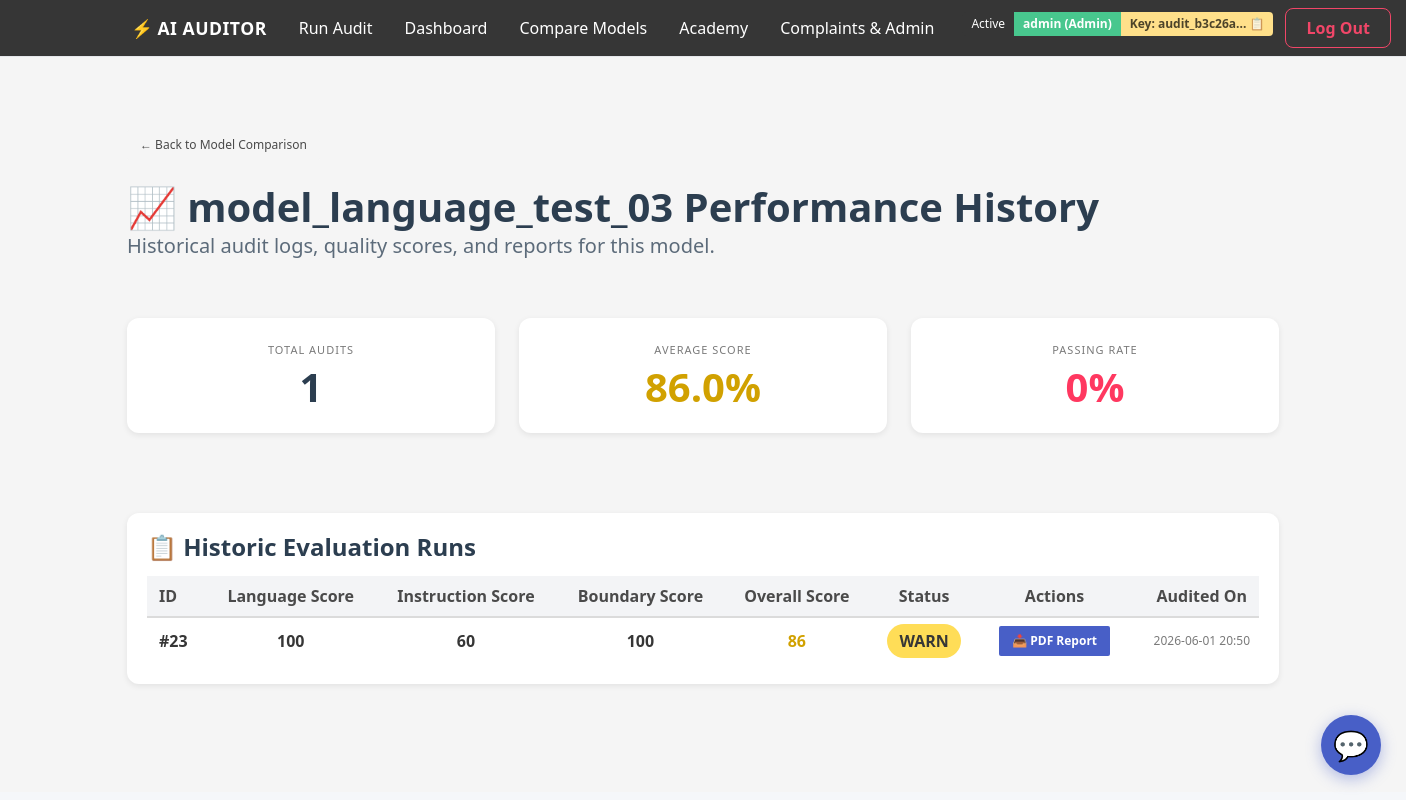
Screenshot of /model/model_language_test_03 (signed in) with the database file from the repository.
### tables this page shows
CREATE TABLE users (
        id INTEGER PRIMARY KEY AUTOINCREMENT,
        username TEXT UNIQUE,
        password TEXT,
        role TEXT
    , api_key TEXT);

CREATE TABLE audits (
        id INTEGER PRIMARY KEY AUTOINCREMENT,
        model_name TEXT,
        language_score INTEGER,
        instruction_score INTEGER,
        boundary_score INTEGER,
        overall_score INTEGER,
        status TEXT,
        created_at TEXT
    );

### app.py (the view)
@app.route("/model/<model_name>")
@login_required
def model_history(model_name):
    audits = get_audits_by_model(model_name)
    total = len(audits)
    if total > 0:
        avg_score = sum(a[5] for a in audits) / total
        passes = sum(1 for a in audits if a[6] == 'PASS')
        pass_rate = int((passes / total) * 100)
    else:
        avg_score = 0
        pass_rate = 0
    stats = {
        "total": total,
        "avg_score": round(avg_score, 1),
        "pass_rate": pass_rate
    }
    return render_template(
        "model_history.html",
        model_name=model_name,
        audits=audits,
        stats=stats
    )

### app.py (called while the page is built)
@app.context_processor
def inject_api_key():
    if 'user' in session:
        api_key = get_api_key_by_username(session['user'])
        return dict(user_api_key=api_key)
    return dict(user_api_key=None)

def login_required(f):
    @wraps(f)
    def decorated_function(*args, **kwargs):
        if 'user' not in session:
            return redirect(url_for('login', next=request.url))
        return f(*args, **kwargs)
    return decorated_function

### audit_storage_db.py (called while the page is built)
def get_connection():
    return sqlite3.connect(DB_NAME)

def get_audits_by_model(model_name):
    conn = get_connection()
    cur = conn.cursor()
    cur.execute("SELECT * FROM audits WHERE model_name = ? ORDER BY id DESC", (model_name,))
    rows = cur.fetchall()
    conn.close()
    return rows

def get_api_key_by_username(username):
    conn = get_connection()
    cur = conn.cursor()
    cur.execute("SELECT api_key FROM users WHERE username = ?", (username,))
    row = cur.fetchone()
    conn.close()
    if row:
        return row[0]
    return None

### templates/model_history.html
{% extends "base.html" %}
{% block content %}
<div class="main-container">
    <div class="mb-5">
        <a href="/compare" class="button is-light is-small">
            <span>← Back to Model Comparison</span>
        </a>
    </div>
    <div class="columns is-vcentered mb-6">
        <div class="column">
            <h1 class="title is-2">📈 {{ model_name }} Performance History</h1>
            <p class="subtitle is-5">Historical audit logs, quality scores, and reports for this model.</p>
        </div>
    </div>
    <div class="columns mb-6">
        <div class="column">
            <div class="audit-card has-text-centered py-5">
                <p class="heading has-text-grey font-weight-bold">Total Audits</p>
                <p class="title is-2 font-weight-bold" style="color: #2c3e50;">{{ stats.total }}</p>
            </div>
        </div>
        <div class="column">
            <div class="audit-card has-text-centered py-5">
                <p class="heading has-text-grey font-weight-bold">Average Score</p>
                <p class="title is-2 font-weight-bold" style="color: {% if stats.avg_score >= 90 %}#23d160{% elif stats.avg_score >= 70 %}#d1a100{% else %}#ff3860{% endif %};">
                    {{ stats.avg_score }}%
                </p>
            </div>
        </div>
        <div class="column">
            <div class="audit-card has-text-centered py-5">
                <p class="heading has-text-grey font-weight-bold">Passing Rate</p>
                <p class="title is-2 font-weight-bold" style="color: {% if stats.pass_rate >= 90 %}#23d160{% elif stats.pass_rate >= 70 %}#d1a100{% else %}#ff3860{% endif %};">
                    {{ stats.pass_rate }}%
                </p>
            </div>
        </div>
    </div>
    <div class="audit-card">
        <h2 class="title is-4 mb-4">📋 Historic Evaluation Runs</h2>
        <div class="table-container">
            <table class="table is-fullwidth is-striped is-hoverable">
                <thead>
                    <tr>
                        <th class="has-text-grey-dark">ID</th>
                        <th class="has-text-centered has-text-grey-dark">Language Score</th>
                        <th class="has-text-centered has-text-grey-dark">Instruction Score</th>
                        <th class="has-text-centered has-text-grey-dark">Boundary Score</th>
                        <th class="has-text-centered has-text-grey-dark">Overall Score</th>
                        <th class="has-text-centered has-text-grey-dark">Status</th>
                        <th class="has-text-centered has-text-grey-dark">Actions</th>
                        <th class="has-text-right has-text-grey-dark">Audited On</th>
                    </tr>
                </thead>
                <tbody>
                    {% for a in audits %}
                    <tr>
                        <td class="is-vcentered" style="font-weight: 700;">#{{ a[0] }}</td>
                        <td class="is-vcentered has-text-centered" style="font-weight: 600;">{{ a[2] }}</td>
                        <td class="is-vcentered has-text-centered" style="font-weight: 600;">{{ a[3] }}</td>
                        <td class="is-vcentered has-text-centered" style="font-weight: 600;">{{ a[4] }}</td>
                        <td class="is-vcentered has-text-centered" style="font-weight: 700;">
                            <span style="color: {% if a[5] >= 90 %}#23d160{% elif a[5] >= 70 %}#d1a100{% else %}#ff3860{% endif %};">
                                {{ a[5] }}
                            </span>
                        </td>
                        <td class="is-vcentered has-text-centered">
                            {% if a[6] == 'PASS' %}
                                <span class="status-pass" style="font-weight: 700;">PASS</span>
                            {% elif a[6] == 'WARNING' %}
                                <span class="status-warning" style="font-weight: 700;">WARN</span>
                            {% else %}
                                <span class="status-fail" style="font-weight: 700;">FAIL</span>
                            {% endif %}
                        </td>
                        <td class="is-vcentered has-text-centered">
                            <a href="/reports/audit_{{ model_name }}.pdf" class="button is-link is-small" download>
                                📥 PDF Report
                            </a>
                        </td>
                        <td class="is-vcentered has-text-right is-size-7 has-text-grey">{{ a[7][:16]|replace('T', ' ') }}</td>
                    </tr>
                    {% else %}
                    <tr>
                        <td colspan="8" class="has-text-centered py-6 has-text-grey">
                            No evaluations performed for this model yet.
                        </td>
                    </tr>
                    {% endfor %}
                </tbody>
            </table>
        </div>
    </div>
</div>
{% endblock %}

### templates/base.html (shortened to what this page needs)
<!DOCTYPE html>
<html>
<head>
<link rel="stylesheet"
      href="https://cdn.jsdelivr.net/npm/bulma@0.9.4/css/bulma.min.css">
<link rel="stylesheet"
      href="{{ url_for('static', filename='style.css') }}">
</head>
<body class="has-background-light">
<nav class="navbar is-dark" role="navigation" aria-label="main navigation">
    <div class="container">
        <div class="navbar-brand">
            <a class="navbar-item px-4" href="/" style="font-weight: 800; letter-spacing: 0.5px;">
                <span class="has-text-link mr-1">⚡</span> AI AUDITOR
            </a>
        </div>
        <div id="navMenu" class="navbar-menu">
            <div class="navbar-start">
                <a class="navbar-item px-4" href="/">
                    Run Audit
                </a>
                {% if session.get('user') %}
                <a class="navbar-item px-4" href="/dashboard">
                    Dashboard
                </a>
                <a class="navbar-item px-4" href="/compare">
                    Compare Models
                </a>
                <a class="navbar-item px-4" href="/academy">
                    Academy
                </a>
                {% if session.get('role') == 'ADMIN' %}
                <a class="navbar-item px-4" href="/complaints">
                    Complaints & Admin
                </a>
                {% endif %}
                {% endif %}
            </div>
            <div class="navbar-end">
                <div class="navbar-item">
                    {% if session.get('user') %}
                        <div class="field is-grouped is-grouped-multiline is-align-items-center">
                            <div class="control">
                                <div class="tags has-addons mb-0">
                                    <span class="tag is-dark">Active</span>
                                    {% if session.get('role') == 'ADMIN' %}
                                        <span class="tag is-success" style="font-weight: 700;">{{ session.get('user') }} (Admin)</span>
                                    {% else %}
                                        <span class="tag is-link" style="font-weight: 700;">{{ session.get('user') }} (Tester)</span>
                                    {% endif %}
                                    {% if user_api_key %}
                                        <span class="tag is-warning" style="font-weight: 700; cursor: pointer;" title="Click to copy full API Key to clipboard" onclick="navigator.clipboard.writeText('{{ user_api_key }}'); alert('API Key successfully copied to clipboard!');">Key: {{ user_api_key[:12] }}... 📋</span>
                                    {% endif %}
                                </div>
                            </div>
                            <div class="control">
                                <a href="/logout" class="button btn-logout-styled">
                                    Log Out
                                </a>
                            </div>
                        </div>
                    {% else %}
                        <div class="control">
                            <a href="/login" class="button btn-login-styled">
                                Log In
                            </a>
                        </div>
                    {% endif %}
                </div>
            </div>
        </div>
    </div>
</nav>
<section class="section">
    <div class="container">
        {% block content %}{% endblock %}
    </div>
</section>
<div class="chat-fab-container">
    <button id="chatFab" class="chat-fab" onclick="toggleChatPanel();" title="AI Auditor Assistant">
        💬
    </button>
</div>
</body>
</html>

### static/style.css (style rules this page uses)
html, body { min-height: 100%; background: #f5f7fa; }
body { font-family: "Segoe UI", Tahoma, Geneva, Verdana, sans-serif; }
.navbar { border-bottom: 1px solid #e5e7eb; }
.navbar-brand .navbar-item { font-weight: 700; font-size: 1.1rem; }
.main-container { padding-top: 25px; padding-bottom: 40px; }
.title { color: #2c3e50; }
.subtitle { color: #5c6b7a; }
.audit-card { background: white; border-radius: 12px; padding: 20px; margin-bottom: 20px; box-shadow: 0 2px 6px rgba(0,0,0,0.08); }
.table { background: white; }
.table th { background: #f3f4f6; }
.button { border-radius: 8px; }
.button.is-link { font-weight: 600; }
.status-warning { background: #ffdd57; color: #363636; padding: 6px 12px; border-radius: 20px; }
.btn-logout-styled { background: transparent; color: #f14668 !important; border: 1px solid #f14668; font-weight: 700; border-radius: 8px; padding: 0.5rem 1.25rem; transition: all 0.2s ease-in-out; }
.chat-fab-container { position: fixed; bottom: 25px; right: 25px; z-index: 1000; }
.chat-fab { background: #485fc7; color: white !important; border: none; border-radius: 50%; width: 60px; height: 60px; font-size: 1.8rem; box-shadow: 0 4px 15px rgba(72, 95, 199, 0.4); cursor: pointer; display: flex; align-items: center; justify-content: center; transition: all 0.3s cubic-bezier(0.175, 0.885, 0.32, 1.275); }

### rows the page displays
users: api_key "audit_b3c26a"
audits: model_name "model_language_test_03", id "23", language_score "100", instruction_score "60", boundary_score "100", overall_score "86", status "WARN", created_at "2026-06-01 20:50"

### other values shown
{{ session.get('user') }} "admin"
{{ stats.total }} "1"
{{ stats.avg_score }} "86.0"
{{ stats.pass_rate }} "0"
